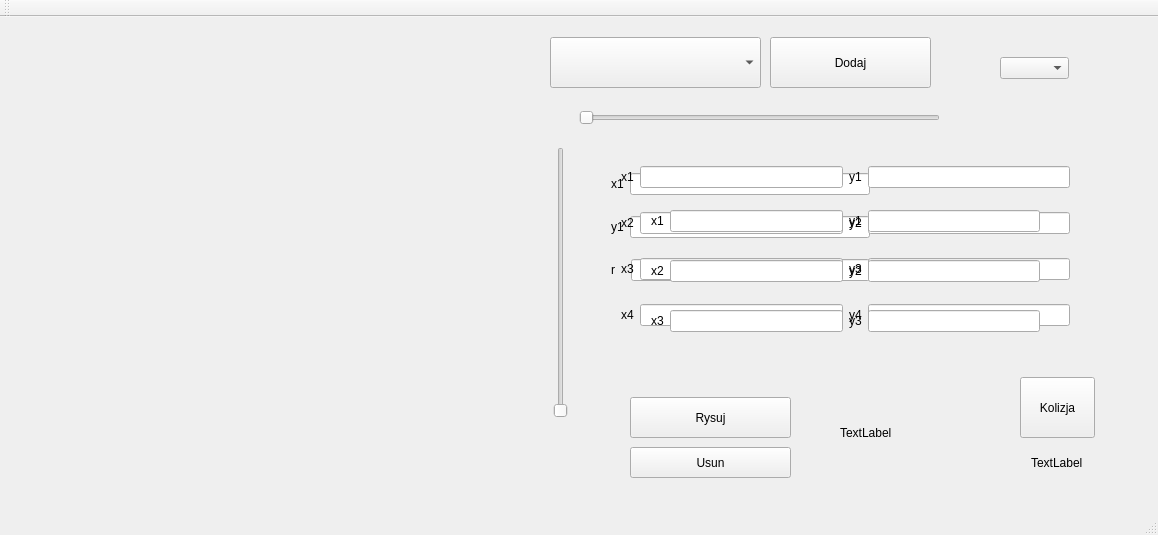
<?xml version="1.0" encoding="UTF-8"?>
<ui version="4.0">
 <class>MainWindow</class>
 <widget class="QMainWindow" name="MainWindow">
  <property name="geometry">
   <rect>
    <x>0</x>
    <y>0</y>
    <width>1158</width>
    <height>535</height>
   </rect>
  </property>
  <property name="mouseTracking">
   <bool>false</bool>
  </property>
  <property name="windowTitle">
   <string>MainWindow</string>
  </property>
  <widget class="QWidget" name="centralWidget">
   <widget class="QComboBox" name="comboBox">
    <property name="geometry">
     <rect>
      <x>550</x>
      <y>20</y>
      <width>211</width>
      <height>51</height>
     </rect>
    </property>
   </widget>
   <widget class="QPushButton" name="pushButton">
    <property name="geometry">
     <rect>
      <x>770</x>
      <y>20</y>
      <width>161</width>
      <height>51</height>
     </rect>
    </property>
    <property name="text">
     <string>Dodaj</string>
    </property>
   </widget>
   <widget class="QWidget" name="layoutWidget">
    <property name="geometry">
     <rect>
      <x>600</x>
      <y>130</y>
      <width>281</width>
      <height>161</height>
     </rect>
    </property>
    <layout class="QVBoxLayout" name="verticalLayout_2">
     <item>
      <layout class="QHBoxLayout" name="horizontalLayout_5">
       <item>
        <widget class="QLabel" name="lCircleX1">
         <property name="text">
          <string>x1</string>
         </property>
        </widget>
       </item>
       <item>
        <widget class="QLineEdit" name="tCircleX1"/>
       </item>
      </layout>
     </item>
     <item>
      <layout class="QHBoxLayout" name="horizontalLayout_6">
       <item>
        <widget class="QLabel" name="lCircleY1">
         <property name="text">
          <string>y1</string>
         </property>
        </widget>
       </item>
       <item>
        <widget class="QLineEdit" name="tCircleY1"/>
       </item>
      </layout>
     </item>
     <item>
      <layout class="QHBoxLayout" name="horizontalLayout_7">
       <item>
        <widget class="QLabel" name="lCircleR">
         <property name="text">
          <string>r   </string>
         </property>
        </widget>
       </item>
       <item>
        <widget class="QLineEdit" name="tCircleR"/>
       </item>
      </layout>
     </item>
    </layout>
   </widget>
   <widget class="QWidget" name="widget" native="true">
    <property name="geometry">
     <rect>
      <x>610</x>
      <y>120</y>
      <width>471</width>
      <height>221</height>
     </rect>
    </property>
    <layout class="QVBoxLayout" name="verticalLayout">
     <item>
      <layout class="QHBoxLayout" name="horizontalLayout">
       <item>
        <widget class="QLabel" name="lRecX1">
         <property name="text">
          <string>x1</string>
         </property>
        </widget>
       </item>
       <item>
        <widget class="QLineEdit" name="tRecX1"/>
       </item>
       <item>
        <widget class="QLabel" name="lRecY1">
         <property name="text">
          <string>y1</string>
         </property>
        </widget>
       </item>
       <item>
        <widget class="QLineEdit" name="tRecY1"/>
       </item>
      </layout>
     </item>
     <item>
      <layout class="QHBoxLayout" name="horizontalLayout_2">
       <item>
        <widget class="QLabel" name="lRecX2">
         <property name="text">
          <string>x2</string>
         </property>
        </widget>
       </item>
       <item>
        <widget class="QLineEdit" name="tRecX2"/>
       </item>
       <item>
        <widget class="QLabel" name="lRecY2">
         <property name="text">
          <string>y2</string>
         </property>
        </widget>
       </item>
       <item>
        <widget class="QLineEdit" name="tRecY2"/>
       </item>
      </layout>
     </item>
     <item>
      <layout class="QHBoxLayout" name="horizontalLayout_3">
       <item>
        <widget class="QLabel" name="lRecX3">
         <property name="text">
          <string>x3</string>
         </property>
        </widget>
       </item>
       <item>
        <widget class="QLineEdit" name="tRecX3"/>
       </item>
       <item>
        <widget class="QLabel" name="lRecY3">
         <property name="text">
          <string>y3</string>
         </property>
        </widget>
       </item>
       <item>
        <widget class="QLineEdit" name="tRecY3"/>
       </item>
      </layout>
     </item>
     <item>
      <layout class="QHBoxLayout" name="horizontalLayout_4">
       <item>
        <widget class="QLabel" name="lRecX4">
         <property name="text">
          <string>x4</string>
         </property>
        </widget>
       </item>
       <item>
        <widget class="QLineEdit" name="tRecX4"/>
       </item>
       <item>
        <widget class="QLabel" name="lRecY4">
         <property name="text">
          <string>y4</string>
         </property>
        </widget>
       </item>
       <item>
        <widget class="QLineEdit" name="tRecY4"/>
       </item>
      </layout>
     </item>
    </layout>
   </widget>
   <widget class="QWidget" name="layoutWidget_2">
    <property name="geometry">
     <rect>
      <x>640</x>
      <y>160</y>
      <width>411</width>
      <height>191</height>
     </rect>
    </property>
    <layout class="QVBoxLayout" name="verticalLayout_18">
     <item>
      <layout class="QHBoxLayout" name="horizontalLayout_53">
       <item>
        <widget class="QLabel" name="lTriangleX1_14">
         <property name="text">
          <string>x1</string>
         </property>
        </widget>
       </item>
       <item>
        <widget class="QLineEdit" name="tTriangleX1_14"/>
       </item>
       <item>
        <widget class="QLabel" name="lTriangleY1_14">
         <property name="enabled">
          <bool>true</bool>
         </property>
         <property name="text">
          <string>y1</string>
         </property>
        </widget>
       </item>
       <item>
        <widget class="QLineEdit" name="tTriangleY1_14"/>
       </item>
      </layout>
     </item>
     <item>
      <layout class="QHBoxLayout" name="horizontalLayout_54">
       <item>
        <widget class="QLabel" name="lTriangleX2_14">
         <property name="text">
          <string>x2</string>
         </property>
        </widget>
       </item>
       <item>
        <widget class="QLineEdit" name="tTriangleX2_14"/>
       </item>
       <item>
        <widget class="QLabel" name="lTriangleY2_14">
         <property name="text">
          <string>y2</string>
         </property>
        </widget>
       </item>
       <item>
        <widget class="QLineEdit" name="tTriangleY2_14"/>
       </item>
      </layout>
     </item>
     <item>
      <layout class="QHBoxLayout" name="horizontalLayout_55">
       <item>
        <widget class="QLabel" name="lTriangleX3_14">
         <property name="text">
          <string>x3</string>
         </property>
        </widget>
       </item>
       <item>
        <widget class="QLineEdit" name="tTriangleX3_14"/>
       </item>
       <item>
        <widget class="QLabel" name="lTriangleY3_14">
         <property name="text">
          <string>y3</string>
         </property>
        </widget>
       </item>
       <item>
        <widget class="QLineEdit" name="tTriangleY3_14"/>
       </item>
      </layout>
     </item>
    </layout>
   </widget>
   <widget class="QWidget" name="widget_2" native="true">
    <property name="geometry">
     <rect>
      <x>30</x>
      <y>30</y>
      <width>511</width>
      <height>400</height>
     </rect>
    </property>
   </widget>
   <widget class="QPushButton" name="Rysuj">
    <property name="geometry">
     <rect>
      <x>630</x>
      <y>380</y>
      <width>161</width>
      <height>41</height>
     </rect>
    </property>
    <property name="text">
     <string>Rysuj</string>
    </property>
   </widget>
   <widget class="QLabel" name="label">
    <property name="geometry">
     <rect>
      <x>840</x>
      <y>375</y>
      <width>161</width>
      <height>81</height>
     </rect>
    </property>
    <property name="text">
     <string>TextLabel</string>
    </property>
   </widget>
   <widget class="QPushButton" name="pushButton_2">
    <property name="geometry">
     <rect>
      <x>630</x>
      <y>430</y>
      <width>161</width>
      <height>31</height>
     </rect>
    </property>
    <property name="text">
     <string>Usun</string>
    </property>
   </widget>
   <widget class="QPushButton" name="pushButton_3">
    <property name="geometry">
     <rect>
      <x>1020</x>
      <y>360</y>
      <width>75</width>
      <height>61</height>
     </rect>
    </property>
    <property name="text">
     <string>Kolizja</string>
    </property>
   </widget>
   <widget class="QLabel" name="label_2">
    <property name="geometry">
     <rect>
      <x>1031</x>
      <y>430</y>
      <width>81</width>
      <height>31</height>
     </rect>
    </property>
    <property name="text">
     <string>TextLabel</string>
    </property>
   </widget>
   <widget class="QSlider" name="horizontalSlider">
    <property name="geometry">
     <rect>
      <x>579</x>
      <y>90</y>
      <width>361</width>
      <height>22</height>
     </rect>
    </property>
    <property name="orientation">
     <enum>Qt::Horizontal</enum>
    </property>
   </widget>
   <widget class="QSlider" name="verticalSlider">
    <property name="geometry">
     <rect>
      <x>550</x>
      <y>130</y>
      <width>22</width>
      <height>271</height>
     </rect>
    </property>
    <property name="orientation">
     <enum>Qt::Vertical</enum>
    </property>
   </widget>
   <widget class="QComboBox" name="comboBox_2">
    <property name="geometry">
     <rect>
      <x>1000</x>
      <y>40</y>
      <width>69</width>
      <height>22</height>
     </rect>
    </property>
   </widget>
   <zorder>layoutWidget</zorder>
   <zorder>comboBox</zorder>
   <zorder>pushButton</zorder>
   <zorder>widget</zorder>
   <zorder>layoutWidget_2</zorder>
   <zorder>widget_2</zorder>
   <zorder>Rysuj</zorder>
   <zorder>label</zorder>
   <zorder>pushButton_2</zorder>
   <zorder>pushButton_3</zorder>
   <zorder>label_2</zorder>
   <zorder>horizontalSlider</zorder>
   <zorder>verticalSlider</zorder>
   <zorder>comboBox_2</zorder>
  </widget>
  <widget class="QMenuBar" name="menuBar">
   <property name="geometry">
    <rect>
     <x>0</x>
     <y>0</y>
     <width>1158</width>
     <height>26</height>
    </rect>
   </property>
  </widget>
  <widget class="QToolBar" name="mainToolBar">
   <attribute name="toolBarArea">
    <enum>TopToolBarArea</enum>
   </attribute>
   <attribute name="toolBarBreak">
    <bool>false</bool>
   </attribute>
  </widget>
  <widget class="QStatusBar" name="statusBar"/>
 </widget>
 <layoutdefault spacing="6" margin="11"/>
 <resources/>
 <connections/>
</ui>
